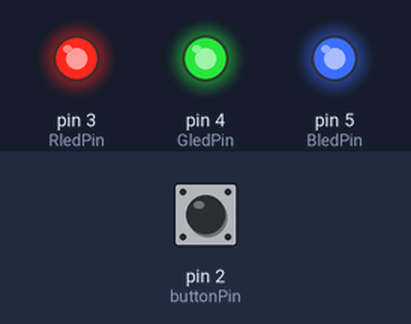
Simulated run of this sketch. Board: Arduino Uno, built with avr-gcc and run on an emulated ATmega328P. On the bench: output pins drawn as LEDs (lit = HIGH). Inputs (shaded band) come from the test bench; at power-on: pin 2 (buttonPin) LOW.

Above: at 1.2 s.
1.3 s: pin 2 (buttonPin) pulled HIGH for 0.15 s
At 1.6 s:
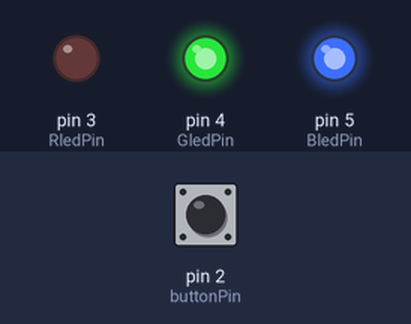
2.9 s: pin 2 (buttonPin) pulled HIGH for 1 s
At 4.0 s:
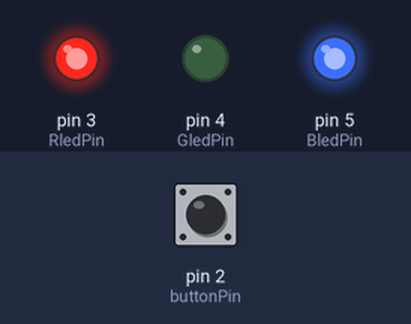
5.4 s: pin 2 (buttonPin) pulled HIGH for 0.15 s
At 5.9 s:
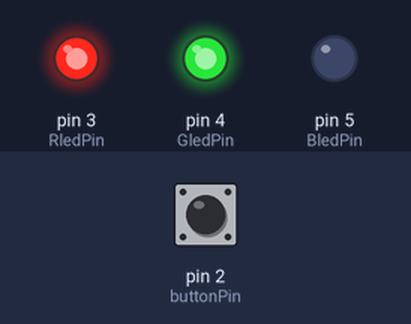
7.0 s: pin 2 (buttonPin) pulled HIGH for 3.2 s
At 8.3 s:
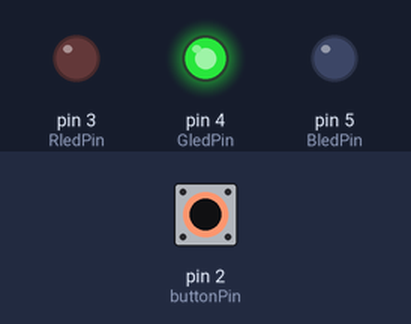
11.7 s: pin 2 (buttonPin) pulled HIGH for 0.15 s
At 12.9 s:
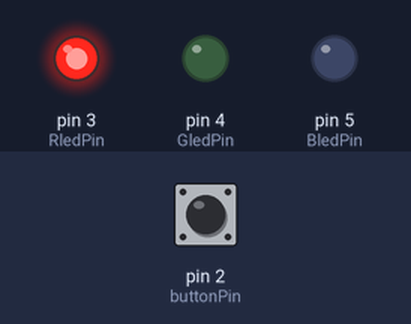
13.3 s: pin 2 (buttonPin) pulled HIGH for 1 s
At 14.3 s:
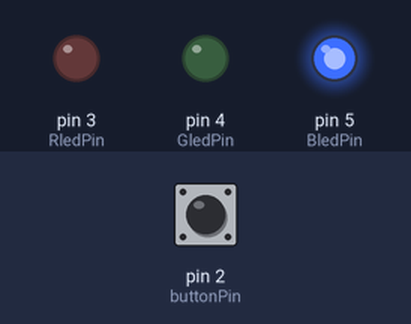
Timing chart, 0 to 16.3 s (numbered marks = the images above; inputs shaded):
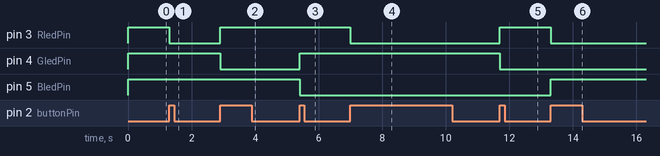

Measured:
- after the input at 1.3 s, pin 3 (RledPin): HIGH → LOW at once
- after the input at 2.9 s, pin 3 (RledPin): LOW → HIGH at once; pin 4 (GledPin): HIGH → LOW at once
- after the input at 5.4 s, pin 4 (GledPin): LOW → HIGH at once; pin 5 (BledPin): HIGH → LOW at once
- after the input at 7.0 s, pin 3 (RledPin): HIGH → LOW at once
- after the input at 11.7 s, pin 3 (RledPin): LOW → HIGH at once; pin 4 (GledPin): HIGH → LOW at once
- after the input at 13.3 s, pin 3 (RledPin): HIGH → LOW at once; pin 5 (BledPin): LOW → HIGH at once

The sketch:

sep30practice3.ino
```cpp
const int buttonPin = 2;
const int RledPin = 3;
const int GledPin = 4;
const int BledPin = 5;

int buttonState = 0;
int ledcolor = 0;

bool ButtonPressed = false;

void setup() {
  pinMode(RledPin, OUTPUT);
  pinMode(GledPin, OUTPUT);
  pinMode(BledPin, OUTPUT);

  pinMode(buttonPin, INPUT);
}

void loop() {

  buttonState = digitalRead(buttonPin);

  if (buttonState == HIGH && !ButtonPressed) {
    ledcolor = ledcolor + 1;
    ButtonPressed = true;
    //delay(100);
  }

  if (buttonState == LOW && ButtonPressed) {
    ButtonPressed = false;
  }

  if (ledcolor == 0) {
    // Off
    digitalWrite(RledPin, HIGH);
    digitalWrite(GledPin, HIGH);
    digitalWrite(BledPin, HIGH);
  }

  else if (ledcolor == 1) {
    // Red
    digitalWrite(RledPin, LOW);
    digitalWrite(GledPin, HIGH);
    digitalWrite(BledPin, HIGH);
  }

  else if (ledcolor == 2) {
    // Green
    digitalWrite(RledPin, HIGH);
    digitalWrite(GledPin, LOW);
    digitalWrite(BledPin, HIGH);
  }

  else if (ledcolor == 3) {
    // Blue
    digitalWrite(RledPin, HIGH);
    digitalWrite(GledPin, HIGH);
    digitalWrite(BledPin, LOW);
  }

  else if (ledcolor == 4) {
    // Purple
    digitalWrite(RledPin, LOW);
    digitalWrite(GledPin, HIGH);
    digitalWrite(BledPin, LOW);
  }

  else if (ledcolor == 5) {
    // Cyan
    digitalWrite(RledPin, HIGH);
    digitalWrite(GledPin, LOW);
    digitalWrite(BledPin, LOW);
  }

  else if (ledcolor == 6) {
    // Yellow
    digitalWrite(RledPin, LOW);
    digitalWrite(GledPin, LOW);
    digitalWrite(BledPin, HIGH);
  }

  else if (ledcolor == 7) {
    // White
    digitalWrite(RledPin, LOW);
    digitalWrite(GledPin, LOW);
    digitalWrite(BledPin, LOW);
  }
    else if (ledcolor == 8) {
    // White
    ledcolor = 0;
  }
}
```
